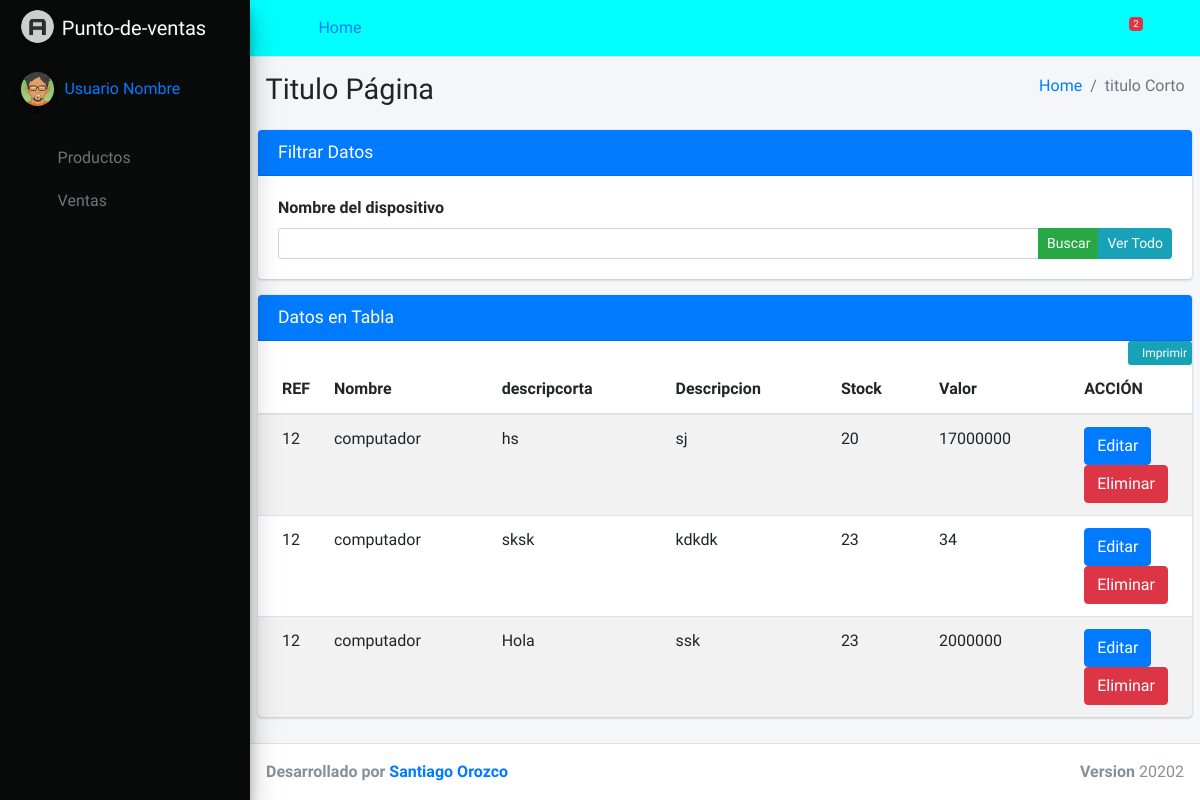
/listproducts, run on an earlier commit of the app's database.
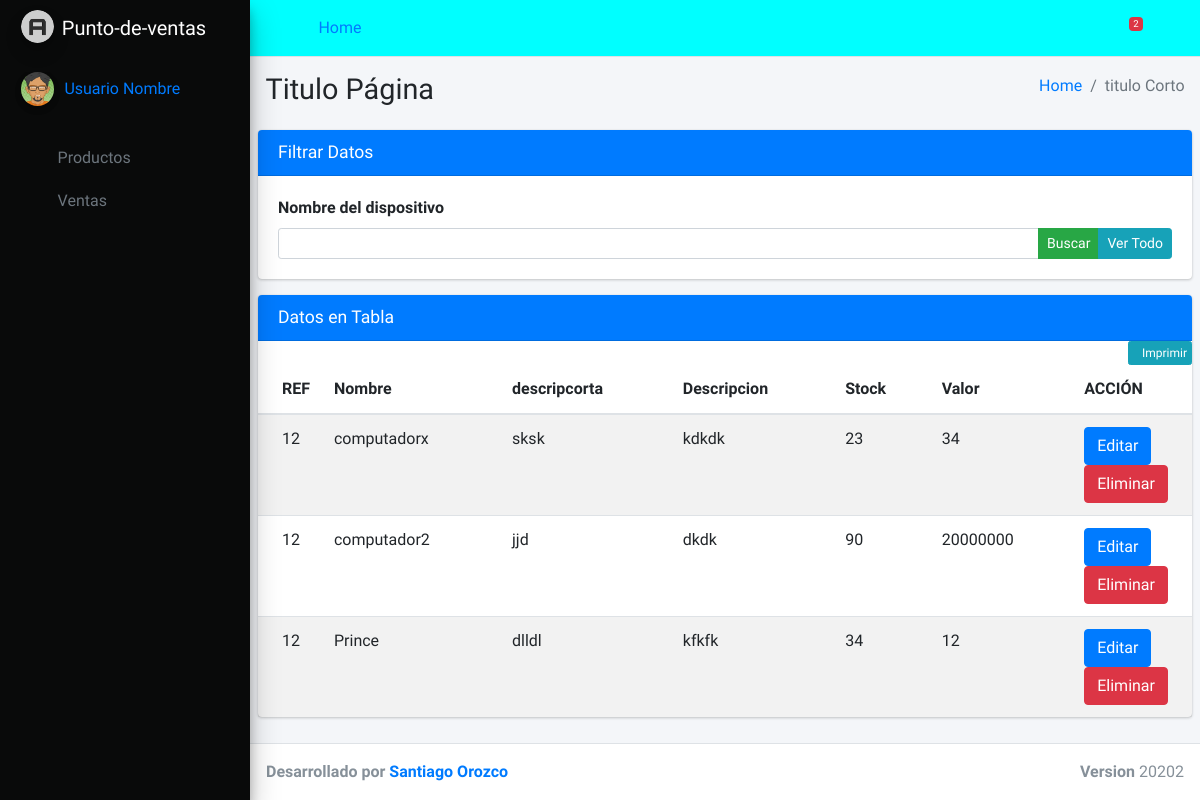
And on a later commit of the database.
### ventas/models.py (models this page shows)
class Producto(models.Model):
    referencia = models.IntegerField(max_length=50)
    producto = models.CharField(max_length=60)
    descricorta = models.CharField(max_length=50)
    descripcion = models.TextField()
    stock = models.IntegerField(max_length=20)
    valorcom = models.IntegerField(max_length=60)

### ventas/views.py (the view)
# urls.py: path('listproducts', views.listproducts, name="lisproduct"),
def listproducts(request):
    busqueda = request.GET.get('txtBuscar')
    productos = Producto.objects.all()
    if busqueda:
        productos = Producto.objects.filter(
            Q(producto__icontains = busqueda) |
            Q(descricorta__icontains = busqueda)
        ).distinct()
    return render(request, 'views_admin/list_products.html', {
        'productos': productos
    })

### ventas/templates/views_admin/list_products.html (shortened to what this page needs)
{% load static %}
<!DOCTYPE html>
<html>
<head>
    <link rel="stylesheet" href=" {% static 'lib/plugins/fontawesome-free/css/all.min.css' %}">
    <link rel="stylesheet" href="https://code.ionicframework.com/ionicons/2.0.1/css/ionicons.min.css">
    <link rel="stylesheet" href="{% static 'lib/dist/css/adminlte.min.css' %}">
    <link rel="stylesheet" href="{% static 'lib/plugins/overlayScrollbars/css/OverlayScrollbars.min.css' %}">
    <link href="{% static 'css/style.css' %}" rel="stylesheet">
</head>
<body>
    <div class="wrapper">
        <nav class="main-header navbar navbar-expand" id="header">
            {% include 'includes/header.html' %}
        </nav>
        <aside class="main-sidebar  elevation-4" id="lateral">
            {% include 'includes/lateralaside.html' %}
        </aside>
        <div class="content-wrapper">
            <section class="content-header">
                <div class="container-fluid">
                    <div class="row mb-2">
                        <div class="col-sm-6">
                            <h1>Titulo Página</h1>
                        </div>
                        <div class="col-sm-6">
                            <ol class="breadcrumb float-sm-right">
                                <li class="breadcrumb-item"><a href="#">Home</a></li>
                                <li class="breadcrumb-item active">titulo Corto</li>
                            </ol>
                        </div>
                    </div>
                </div>
            </section>
            <section class="content">
            <div class="row d-print-none">
                <div class="col-md-12">
                    <form name="frm_filtro" id="frm_filtro" method="GET" action="">
                        <div class="card">
                            <div class="card-header bg-primary">
                                <h3 class="card-title">Filtrar Datos </h3>
                            </div>
                            <div class="card-body">
                                <label for="txtBuscar">Nombre del dispositivo</label>
                                <div class="input-group input-group-sm">
                                    <input type="text" id="txtBuscar" name="txtBuscar" class="form-control" value="{{ request.GET.txtBuscar }}">
                                    <span class="input-group-append">
                                        <button type="submit" class="btn btn-success">Buscar</button>
                                        <a href="#" class="btn btn-info">Ver Todo</a>
                                    </span>
                                </div>
                            </div>
                        </div>
                    </form>
                </div>
            </div>
            <div class="row">
                <div class="col-md-12">
                    <div class="card">
                        <div class="card-header bg-primary">
                            <h3 class="card-title">Datos en Tabla</h3>
                        </div>
                        <div class="card-body p-0">
                            <a href="#" id="btn_print" class="btn btn-info btn-xs float-right d-print-none"><i
                                    class="fa fa-print"></i>Imprimir</a>
                            <table class="table table-striped">
                                <thead>
                                    <tr>
                                        <th style="width: 10px">REF</th>
                                        <th>Nombre</th>
                                        <th>descripcorta</th>
                                        <th>Descripcion</th>
                                        <th>Stock</th>
                                        <th>Valor</th>
                                        <th style="width: 40px">ACCIÓN</th>
                                    </tr>
                                </thead>
                                <tbody>
                                    {% for prosducto in productos  %}
                                    <tr>
                                        <td>{{ prosducto.referencia }}</td>
                                        <td>{{ prosducto.producto }}</td>
                                        <td>{{ prosducto.descricorta }}</td>
                                        <td>{{ prosducto.descripcion }}</td>
                                        <td>{{ prosducto.stock }}</td>
                                        <td>{{ prosducto.valorcom }}</td>
                                        <td>
                                            <a href="{% url 'editar' id=prosducto.id %}" class="btn btn-primary">Editar</a>
                                            <a href="{% url 'borrar' id=prosducto.id %}" class="btn btn-danger">Eliminar</a>
                                        </td>
                                    </tr>
                                    {% endfor %}
                                </tbody>
                            </table>
                        </div>
                    </div>
                </div>
            </div>
            </section>
        </div>
        <footer class="main-footer">
            {% include 'includes/footer.html' %}
        </footer>
    </div>
</body>
</html>

### ventas/templates/includes/header.html (shortened to what this page needs)
{% load static %}
<ul class="navbar-nav" id="header">
    <li class="nav-item">
      <a class="nav-link" data-widget="pushmenu" href="#" role="button"><i class="fas fa-bars"></i></a>
    </li>
    <li class="nav-item d-none d-sm-inline-block">
      <a href="../index.php" class="nav-link">Home</a>
    </li>
  </ul>
  <ul class="navbar-nav ml-auto" id="header">
    <li class="nav-item dropdown">
      <a class="nav-link" data-toggle="dropdown" href="#">
        <i class="far fa-bell"></i>
        <span class="badge badge-danger navbar-badge">2</span>
      </a>
    </li>
    <li class="nav-item dropdown">
      <a class="nav-link" data-toggle="dropdown" href="#">
        <i class="far fa-user"></i>
      </a>
    </li>
  </ul>

### ventas/templates/includes/lateralaside.html (shortened to what this page needs)
{% load static %}
<a href="#" class="brand-link">
    <img src="{% static 'img/logo.png' %}"
         alt="AdminLTE Logo"
         class="brand-image img-circle elevation-3"
         style="opacity: .8">
    <span class="brand-text font-weight-light">Punto-de-<b>ventas</b></span>
  </a>
  <div class="sidebar ">
    <div class="user-panel mt-3 pb-3 mb-3 d-flex">
      <div class="image">
        <img src="{% static 'img/user.png' %} " class="img-circle elevation-2" alt="Usuario">
      </div>
      <div class="info">
        <a href="#" class="d-block">Usuario Nombre</a>
      </div>
    </div>
    <nav class="mt-2">
      <ul class="nav nav-pills nav-sidebar flex-column" data-widget="treeview" role="menu" data-accordion="false">
        <li class="nav-item has-treeview">
          <a href="#" class="nav-link">
            <i class="nav-icon fas fa-cubes"></i>
            <p>
              Productos
              <i class="right fas fa-angle-left"></i>
            </p>
          </a>
        </li>
        <li class="nav-item has-treeview">
          <a href="#" class="nav-link ">
            <i class="nav-icon fas fa-users"></i>
            <p>
              Ventas
              <i class="right fas fa-angle-left"></i>
            </p>
          </a>
        </li>
      </ul>
    </nav>
  </div>

### ventas/templates/includes/footer.html
{% load static %}
<div class="float-right d-none d-sm-block">
    <b>Version</b> 20202
  </div>
  <strong>Desarrollado por <a href="teamDev">Santiago Orozco </a></strong>

### ventas/static/css/style.css (style rules this page uses)
#header { background-color: aqua; }
#lateral { background-color: rgb(9, 10, 10); }

What changed in the data, as far as the page shows it:
removed Producto: referencia "12", producto "computador", descricorta "hs", descripcion "sj", stock "20", valorcom "17000000"
removed Producto: referencia "12", producto "computador", descricorta "Hola", descripcion "ssk", stock "23", valorcom "2000000"
changed Producto "sksk": producto "computador" → "computadorx"
added Producto: referencia "12", producto "computador2", descricorta "jjd", descripcion "dkdk", stock "90", valorcom "20000000"
added Producto: referencia "12", producto "Prince", descricorta "dlldl", descripcion "kfkfk", stock "34", valorcom "12"
